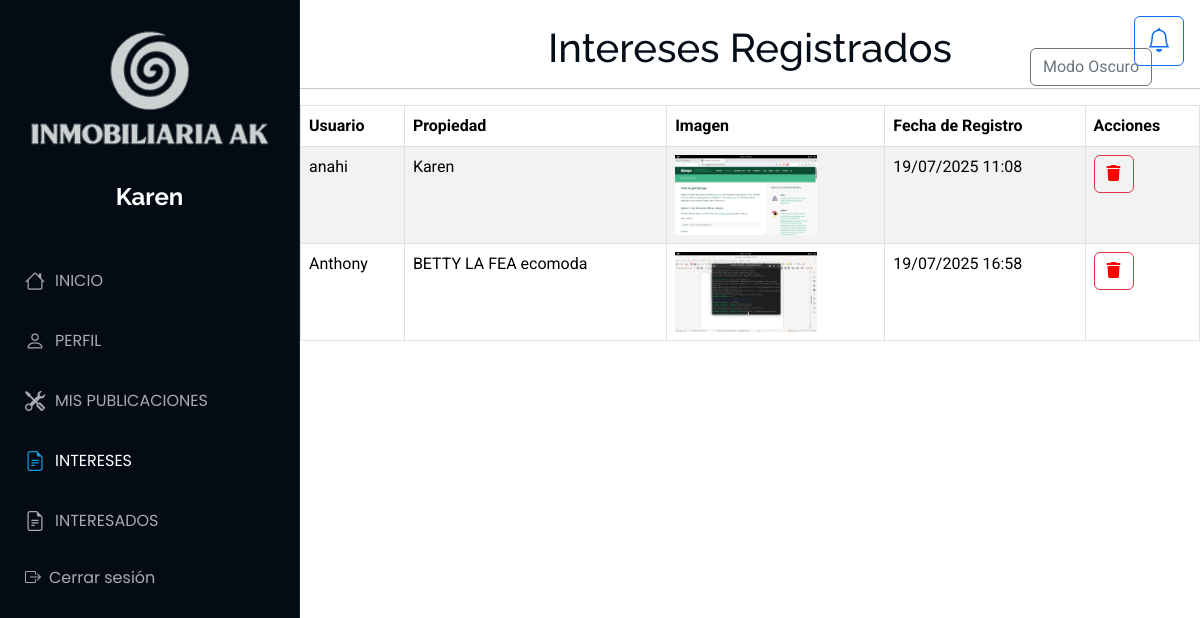
Page /Interez/intereses (signed in) on the committed database.
### Aplicaciones/Interez/models.py (models this page shows)
class Interez(models.Model):
    usuario = models.ForeignKey(Usuario, on_delete=models.CASCADE)
    propiedad = models.ForeignKey(Propiedad, on_delete=models.CASCADE)
    fecha_interes = models.DateTimeField(auto_now_add=True)

### Aplicaciones/Publicaciones/models.py (models this page shows)
class Propiedad(models.Model):
    id_propiedad = models.AutoField(primary_key=True)
    titulo = models.CharField(max_length=200)
    imagen = models.FileField(upload_to='propiedades/')
    descripcion = models.TextField()
    precio = models.DecimalField(max_digits=12, decimal_places=2)
    ubicacion=models.CharField(max_length=200,null=True,blank=True)
    usuario = models.ForeignKey(Usuario, on_delete=models.CASCADE)
    latitud = models.DecimalField(max_digits=9, decimal_places=7)
    longitud = models.DecimalField(max_digits=10, decimal_places=7)
    estado = models.CharField(max_length=50)
    fecha_publicacion = models.DateTimeField(auto_now_add=True)
    fecha_actualizacion = models.DateTimeField(auto_now=True,null=True,blank=True)

### Aplicaciones/Usuario/models.py (models this page shows)
class Usuario(models.Model):
    usuario = models.CharField(max_length=150, unique=True)
    contrasena = models.CharField(max_length=128)
    correo = models.EmailField(unique=True,null=True, blank=True)
    telefono = models.CharField(null=True, blank=True)
    fecha_registro = models.DateTimeField(auto_now_add=True,null=True, blank=True)
    telegram_id = models.CharField(max_length=50, null=True, blank=True)

### Aplicaciones/Interez/views.py (the view)
# urls.py: path('intereses', views.intereses, name='intereses'),
def intereses(request):
    if 'usuario_id' not in request.session:
        messages.error(request, "Debes iniciar sesión para ver tus intereses.")
        return redirect('iniciosesion')
    usuario = get_object_or_404(Usuario, id=request.session['usuario_id'])
    intereses = Interez.objects.select_related('usuario', 'propiedad').filter(usuario=usuario)
    return render(request, 'intereses.html', {'intereses': intereses})

### Aplicaciones/Interez/templates/intereses.html (shortened to what this page needs)
{% extends 'plantilla.html' %}
{% load static %}
{% block body %}
<main>
    <br>
    <h1 class="text-center">Intereses Registrados</h1>
    <hr>
    <table class="table table-bordered table-striped table-hover">
        <thead>
            <tr>
                <th>Usuario</th>
                <th>Propiedad</th>
                <th>Imagen</th>
                <th>Fecha de Registro</th>
                <th>Acciones</th>
            </tr>
        </thead>
        <tbody>
            {% for interes in intereses %}
            <tr>
                <td>{{ interes.propiedad.usuario.usuario  }}</td>
                <td>{{ interes.propiedad.titulo }}</td>
                <td>
                    {% if interes.propiedad.imagen %}
                        <img src="{{ interes.propiedad.imagen.url }}" alt="" height="80px">
                    {% else %}
                        Ninguna
                    {% endif %}
                </td>
                <td>{{ interes.fecha_interes|date:"d/m/Y H:i" }}</td>
                <td>
                    <a style="color: red;" href="#" onclick="confirmarEliminacion('{{ interes.id }}')" class="btn btn-outline-danger"><i class="fa fa-trash"></i></a>
                </td>
            </tr>
            {% endfor %}
        </tbody>
    </table>
    <br>
    <br>
</main>
{% endblock %}

### tiendamue/static/plantilla/Port/assets/css/main.css (style rules this page uses)
:root { --default-font: "Roboto", system-ui, -apple-system, "Segoe UI", Roboto, "Helvetica Neue", Arial, "Noto Sans", "Liberation Sans", sans-serif, "Apple Color Emoji", "Segoe UI Emoji", "Segoe UI Symbol", "Noto Color Emoji"; --heading-font: "Raleway", sans-serif; --nav-font: "Poppins", sans-serif; }
:root { --background-color: #ffffff; --default-color: #272829; --heading-color: #050d18; --accent-color: #149ddd; --surface-color: #ffffff; --contrast-color: #ffffff; }
:root { --nav-color: #a8a9b4; --nav-hover-color: #ffffff; --nav-mobile-background-color: #040b14; --nav-dropdown-background-color: #040b14; --nav-dropdown-color: #a8a9b4; --nav-dropdown-hover-color: #ffffff; }
:root { scroll-behavior: smooth; }
body { color: var(--default-color); background-color: var(--background-color); font-family: var(--default-font); }
a { color: var(--accent-color); text-decoration: none; transition: 0.3s; }
h1, h2, h3, h4, h5, h6 { color: var(--heading-color); font-family: var(--heading-font); }
@media (min-width: 1200px) { .header~main, .header~#footer { margin-left: 300px; } }

### rows in the picture
Interez: propiedad.usuario.usuario "anahi", propiedad.titulo "Karen", propiedad.imagen (picture), fecha_interes "19/07/2025 11:08"
Interez: propiedad.usuario.usuario "Anthony", propiedad.titulo "BETTY LA FEA ecomoda", propiedad.imagen (picture), fecha_interes "19/07/2025 16:58"

### other values in the picture
{{ request.session.usuario_nombre }} "Karen"
